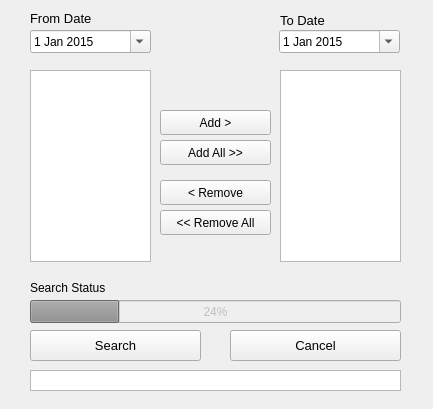
<?xml version="1.0" encoding="UTF-8"?>
<ui version="4.0">
 <class>formStationSearch</class>
 <widget class="QWidget" name="formStationSearch">
  <property name="geometry">
   <rect>
    <x>0</x>
    <y>0</y>
    <width>433</width>
    <height>409</height>
   </rect>
  </property>
  <property name="windowTitle">
   <string>Station Search</string>
  </property>
  <widget class="QLabel" name="labelFrom">
   <property name="geometry">
    <rect>
     <x>30</x>
     <y>10</y>
     <width>81</width>
     <height>16</height>
    </rect>
   </property>
   <property name="font">
    <font>
     <pointsize>10</pointsize>
    </font>
   </property>
   <property name="text">
    <string>From Date</string>
   </property>
  </widget>
  <widget class="QDateEdit" name="dateTo">
   <property name="geometry">
    <rect>
     <x>279</x>
     <y>30</y>
     <width>121</width>
     <height>23</height>
    </rect>
   </property>
   <property name="minimumDate">
    <date>
     <year>2015</year>
     <month>1</month>
     <day>1</day>
    </date>
   </property>
   <property name="calendarPopup">
    <bool>true</bool>
   </property>
  </widget>
  <widget class="QLabel" name="labelTo">
   <property name="geometry">
    <rect>
     <x>280</x>
     <y>10</y>
     <width>81</width>
     <height>20</height>
    </rect>
   </property>
   <property name="font">
    <font>
     <pointsize>10</pointsize>
    </font>
   </property>
   <property name="text">
    <string>To Date</string>
   </property>
  </widget>
  <widget class="QDateEdit" name="dateFrom">
   <property name="geometry">
    <rect>
     <x>30</x>
     <y>30</y>
     <width>121</width>
     <height>23</height>
    </rect>
   </property>
   <property name="minimumDateTime">
    <datetime>
     <hour>0</hour>
     <minute>0</minute>
     <second>0</second>
     <year>2015</year>
     <month>1</month>
     <day>1</day>
    </datetime>
   </property>
   <property name="minimumDate">
    <date>
     <year>2015</year>
     <month>1</month>
     <day>1</day>
    </date>
   </property>
   <property name="currentSection">
    <enum>QDateTimeEdit::MonthSection</enum>
   </property>
   <property name="calendarPopup">
    <bool>true</bool>
   </property>
   <property name="currentSectionIndex">
    <number>0</number>
   </property>
  </widget>
  <widget class="QPushButton" name="btnSearch">
   <property name="geometry">
    <rect>
     <x>30</x>
     <y>330</y>
     <width>171</width>
     <height>31</height>
    </rect>
   </property>
   <property name="font">
    <font>
     <pointsize>10</pointsize>
    </font>
   </property>
   <property name="text">
    <string>Search</string>
   </property>
  </widget>
  <widget class="QPushButton" name="btnCancel">
   <property name="geometry">
    <rect>
     <x>230</x>
     <y>330</y>
     <width>171</width>
     <height>31</height>
    </rect>
   </property>
   <property name="font">
    <font>
     <pointsize>10</pointsize>
    </font>
   </property>
   <property name="text">
    <string>Cancel</string>
   </property>
  </widget>
  <widget class="QListWidget" name="listStationMainList">
   <property name="geometry">
    <rect>
     <x>30</x>
     <y>70</y>
     <width>121</width>
     <height>192</height>
    </rect>
   </property>
   <property name="selectionMode">
    <enum>QAbstractItemView::MultiSelection</enum>
   </property>
  </widget>
  <widget class="QListWidget" name="listStationSearch">
   <property name="geometry">
    <rect>
     <x>280</x>
     <y>70</y>
     <width>121</width>
     <height>192</height>
    </rect>
   </property>
   <property name="selectionMode">
    <enum>QAbstractItemView::MultiSelection</enum>
   </property>
  </widget>
  <widget class="QProgressBar" name="progressBar">
   <property name="visible">
    <bool>false</bool>
   </property>
   <property name="enabled">
    <bool>false</bool>
   </property>
   <property name="geometry">
    <rect>
     <x>30</x>
     <y>300</y>
     <width>371</width>
     <height>23</height>
    </rect>
   </property>
   <property name="value">
    <number>24</number>
   </property>
   <property name="textVisible">
    <bool>true</bool>
   </property>
   <property name="invertedAppearance">
    <bool>false</bool>
   </property>
   <property name="textDirection">
    <enum>QProgressBar::TopToBottom</enum>
   </property>
  </widget>
  <widget class="QPushButton" name="btnAdd">
   <property name="geometry">
    <rect>
     <x>160</x>
     <y>110</y>
     <width>111</width>
     <height>25</height>
    </rect>
   </property>
   <property name="text">
    <string>Add &gt;</string>
   </property>
  </widget>
  <widget class="QPushButton" name="btnRemove">
   <property name="geometry">
    <rect>
     <x>160</x>
     <y>180</y>
     <width>111</width>
     <height>25</height>
    </rect>
   </property>
   <property name="text">
    <string>&lt; Remove</string>
   </property>
  </widget>
  <widget class="QLabel" name="labelSearchStatus">
   <property name="geometry">
    <rect>
     <x>30</x>
     <y>280</y>
     <width>121</width>
     <height>16</height>
    </rect>
   </property>
   <property name="text">
    <string>Search Status</string>
   </property>
  </widget>
  <widget class="QTextEdit" name="textDateCheck">
   <property name="geometry">
    <rect>
     <x>30</x>
     <y>370</y>
     <width>371</width>
     <height>21</height>
    </rect>
   </property>
   <property name="styleSheet">
    <string notr="true">color: rgb(170, 0, 0);</string>
   </property>
   <property name="verticalScrollBarPolicy">
    <enum>Qt::ScrollBarAlwaysOff</enum>
   </property>
   <property name="horizontalScrollBarPolicy">
    <enum>Qt::ScrollBarAlwaysOff</enum>
   </property>
   <property name="markdown">
    <string/>
   </property>
   <property name="html">
    <string>&lt;!DOCTYPE HTML PUBLIC &quot;-//W3C//DTD HTML 4.0//EN&quot; &quot;http://www.w3.org/TR/REC-html40/strict.dtd&quot;&gt;
&lt;html&gt;&lt;head&gt;&lt;meta name=&quot;qrichtext&quot; content=&quot;1&quot; /&gt;&lt;meta charset=&quot;utf-8&quot; /&gt;&lt;style type=&quot;text/css&quot;&gt;
p, li { white-space: pre-wrap; }
&lt;/style&gt;&lt;/head&gt;&lt;body style=&quot; font-family:'Segoe UI'; font-size:9pt; font-weight:400; font-style:normal;&quot;&gt;
&lt;p style=&quot;-qt-paragraph-type:empty; margin-top:0px; margin-bottom:0px; margin-left:0px; margin-right:0px; -qt-block-indent:0; text-indent:0px; font-family:'MS Shell Dlg 2'; font-size:7.8pt;&quot;&gt;&lt;br /&gt;&lt;/p&gt;&lt;/body&gt;&lt;/html&gt;</string>
   </property>
  </widget>
  <widget class="QPushButton" name="btnAddAll">
   <property name="geometry">
    <rect>
     <x>160</x>
     <y>140</y>
     <width>111</width>
     <height>25</height>
    </rect>
   </property>
   <property name="text">
    <string>Add All &gt;&gt;</string>
   </property>
  </widget>
  <widget class="QPushButton" name="btnRemoveAll">
   <property name="geometry">
    <rect>
     <x>160</x>
     <y>210</y>
     <width>111</width>
     <height>25</height>
    </rect>
   </property>
   <property name="text">
    <string>&lt;&lt; Remove All</string>
   </property>
  </widget>
 </widget>
 <tabstops>
  <tabstop>dateFrom</tabstop>
  <tabstop>dateTo</tabstop>
  <tabstop>listStationMainList</tabstop>
  <tabstop>listStationSearch</tabstop>
  <tabstop>btnAdd</tabstop>
  <tabstop>btnAddAll</tabstop>
  <tabstop>btnRemove</tabstop>
  <tabstop>btnRemoveAll</tabstop>
  <tabstop>btnSearch</tabstop>
  <tabstop>textDateCheck</tabstop>
  <tabstop>btnCancel</tabstop>
 </tabstops>
 <resources/>
 <connections>
  <connection>
   <sender>btnCancel</sender>
   <signal>clicked()</signal>
   <receiver>formStationSearch</receiver>
   <slot>close()</slot>
   <hints>
    <hint type="sourcelabel">
     <x>270</x>
     <y>146</y>
    </hint>
    <hint type="destinationlabel">
     <x>314</x>
     <y>38</y>
    </hint>
   </hints>
  </connection>
 </connections>
 <slots>
  <slot>reject()</slot>
 </slots>
</ui>
